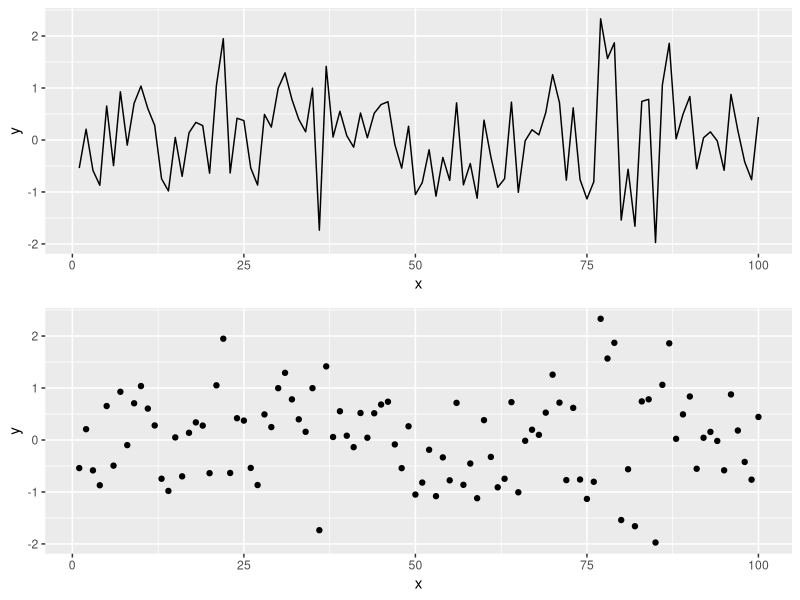

Reproduce this figure in R.
## ---- chunk 1
knitr::opts_chunk$set(echo = TRUE, fig.width = 8, fig.height = 8, fig.alig = "center")
## ---- chunk 2
library(tidyverse)
library(gridExtra)
## ---- chunk 3
# Simulating data according to a normal distribution
x <- seq(1:100)
y <- rnorm(100) # Generating data form a normal distribution with mean 0 and variance 1
data <- data.frame(x = x, y = y ) # Creating a data frame
p1 = ggplot(data, aes(x= x, y = y)) +
geom_line()
p2 = ggplot(data, aes(x= x, y = y)) +
geom_point()
grid.arrange(p1, p2)
